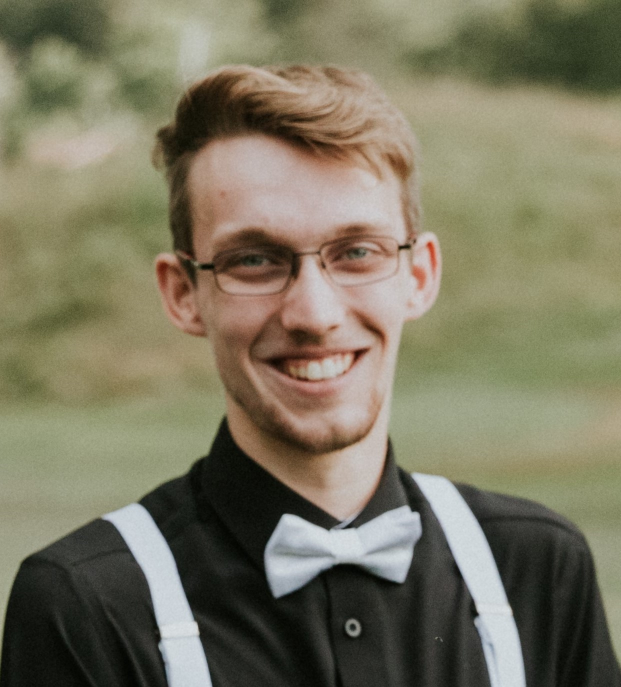
#> input picture me.jpg, 1242 x 1374 px (shown at 1/2 size)
$ python -i color_identification.py   (imports and definitions only)
#> lines starting #> are read from the running program, lines starting #| are printed output that depends on the picture
#> further down, picture is the input picture: shape (1374, 1242, 3); mean B, G, R 96.5, 118.3, 123
##########################################################################
#list of function to use
#
#def isSame (image_1,image_2):
#	Return True or False if is the same person
#
#def start (image_path_1, json_file_1, image_path_2, json_file_2):
#	Get result if its the same person are not from the begenning
#		print True or False
#
#def show (image_path_1, json_file_1, image_path_2=None, json_file_2=None)
#	Show the cropped images separate in 4 parts
#		create window
#
#def getHist (image_path, json_file, showMat=False)
#	Get access to the 4 histograms of the image
#		return [hist1,hist2,hist3,hist4]
#
#def compare (image_hist_1, image_hist_2, method):
#	Get the value result from the comparaison between 2 images
#		return [average,p1,p2,p3,p4,val]
#
##########################################################################

import cv2
import json
import os
import numpy


# [44 lines left out: function crop, not called in this run]


def creating (hsv_picture):
	"Create a histogram from the hsv_picture given"

	hist = cv2.calcHist([hsv_picture], [0, 1, 2], None, [8,8,8], [0, 180, 0, 256, 0, 256])
	hist = cv2.normalize(hist, hist, norm_type=cv2.NORM_L1)

	return hist


# [42 lines left out: function show, not called in this run]


def getHist (image, json_file=None, showMat=False):
	"Get access to the 4 histograms of the image"
#> called with showMat = False

	pic=image
	if json_file!=None:
		pic=crop(image,json_file)
	pic=cv2.resize(pic,(300,400))	#Get same size
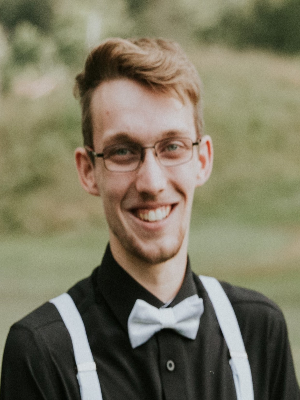
#> pic: shape (400, 300, 3); mean B, G, R 96.4, 118.2, 122.9
	new_height,new_width,dim=pic.shape
#> new_height = 400; new_width = 300; dim = 3

	#Convert BGR to HSV
	hsv = cv2.cvtColor(pic,cv2.COLOR_BGR2HSV)
#> hsv: shape (400, 300, 3); mean H, S, V 33.3, 64.3, 125.3

	#Split image in 4 parts
	hsv1 = hsv [0:int(new_height/4), 0:new_width]
#> hsv1: shape (100, 300, 3); mean H, S, V 26.9, 71.6, 135
	hsv2 = hsv [int(new_height/4):int(new_height/2), 0:new_width]
#> hsv2: shape (100, 300, 3); mean H, S, V 22.6, 76.5, 149.5
	hsv3 = hsv [int(new_height/2):int((3*new_height)/4), 0:new_width]
#> hsv3: shape (100, 300, 3); mean H, S, V 29.5, 68.1, 139.1
	hsv4 = hsv [int((3*new_height)/4):new_height, 0:new_width]
#> hsv4: shape (100, 300, 3); mean H, S, V 54.2, 41.1, 77.4

	#Create 4 hist, top to bottom of the image
	hist1 = creating(hsv1)
	hist2 = creating(hsv2)
	hist3 = creating(hsv3)
	hist4 = creating(hsv4)

	if showMat==True:
		print([hist1,hist2,hist3,hist4])

	return [hist1,hist2,hist3,hist4]


# [15 lines left out: function compare, not called in this run]

#List of method given by cv2.compareHist()
method=[
		None,
		cv2.HISTCMP_CORREL,			#[-1;1]		:	1=perfect match		-1=mismatch
		cv2.HISTCMP_CHISQR,			#[0;inf]	:	0=perfect match		inf=mismatch
		cv2.HISTCMP_INTERSECT,		#[0;1]		:	1=perfect match		0=mismatch
		cv2.HISTCMP_BHATTACHARYYA	#[0;1]		:	0=perfect match		1=mismatch
	]


# [32 lines left out: functions start, isSame, not called in this run]


# [64 lines not run here, left out]
					#cv2.imshow(image1+" <<<>>> "+filename, horizontal)
					#cv2.moveWindow(image1+" <<<>>> "+filename, 300,200)
					#cv2.waitKey(0)

>>> import cv2
>>> picture = cv2.imread('me.jpg')
>>> result = getHist(picture)
#> result = 4 items
